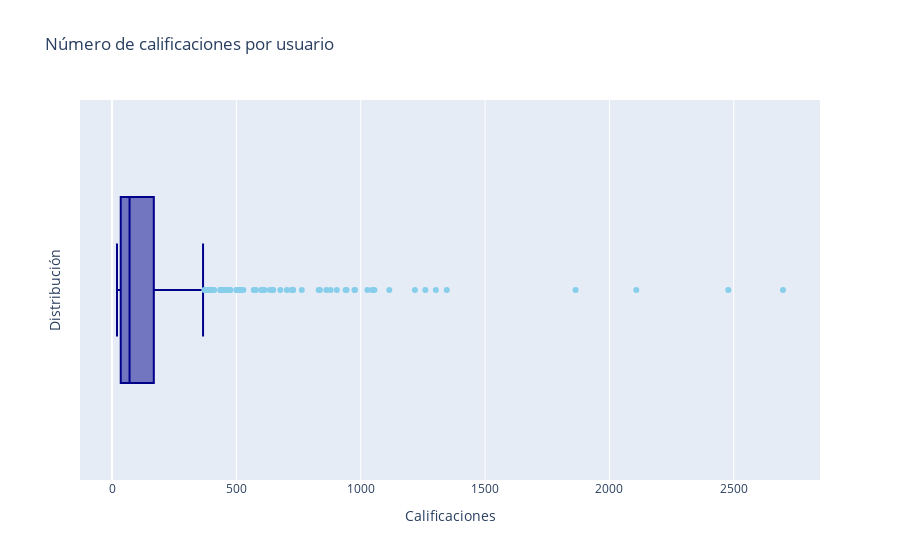

The cell this chart's notebook holds for it:
### Markdown cell above
Se visualiza con boxplot la distribución de las calificaciones de los usuarios

### Code cell
import plotly.graph_objects as go

# Boxplot con Plotly
fig = go.Figure()

fig.add_trace(go.Box(
    x=rating_users['cnt_rat'],
    name='',
    boxpoints='outliers',  # muestra los outliers
    marker=dict(color='skyblue'),
    line=dict(color='darkblue')
))

fig.update_layout(
    title="Número de calificaciones por usuario",
    xaxis_title="Calificaciones",
    yaxis_title="Distribución",
    showlegend=False
)

fig.show()

### Figure 1 — Plotly figure (JSON) as saved in the notebook; plotly's stock layout.template omitted (floating-point values rounded to 4 significant figures; data arrays with more than 128 entries replaced by an {"elided": "..."} marker saying what was removed)
{"data": [{"boxpoints": "outliers", "line": {"color": "darkblue"}, "marker": {"color": "skyblue"}, "name": "", "type": "box", "x": {"elided": "610 int values"}}], "layout": {"showlegend": false, "title": {"text": "Número de calificaciones por usuario"}, "xaxis": {"title": {"text": "Calificaciones"}}, "yaxis": {"title": {"text": "Distribución"}}}}
